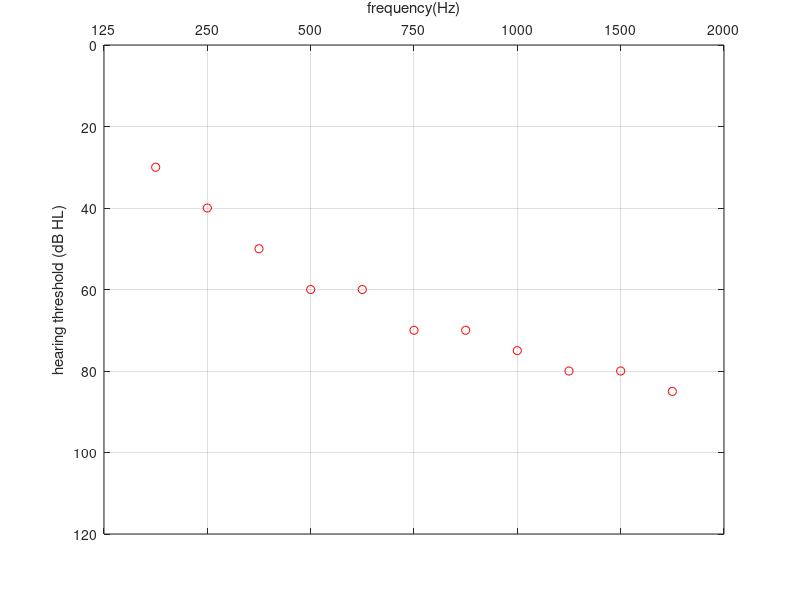

MATLAB code for this plot: (Note: this script raises an error after producing the figure.)
clc;
clear all;
close all;
k_fs =  [125 250 500 750 1000 1500 2000 3000 4000 5000 8000];
thr_gb  =   [45   25.5    11.5   7.5   7    6.5    9   10    9.5   13   13];
thr  =   [70   68    66   67    69    75    80   85    90   96   100];%dB SPL
%thr = thr - thr_gb;% dB HL
thr = [30 40 50 60 60 70 70 75 80 80 85];
%% hearing thresold fig
figure;
plot(thr,'ro');
grid on;
set(gca, 'GridLineStyle','-');
set(gca,'YLim',[0 120]);
set(gca,'ydir','reverse');
set(gca,'xaxislocation','top')
set(gca,'XTickLabel',{'125','250','500','750','1000','1500','2000','3000','4000','5000','8000'}) 
xlabel('frequency(Hz)');
ylabel('hearing threshold (dB HL)');

%% I/O pic
%f = 125:(8000/256):8000;
f = 3000;
n = length(f);
for k = 1 : n
    f_t = f(k);
    amp = 0;
    for i = 1 : 121
        out_spl(k,i) = cal_outSpl(f_t,amp);
        amp = amp + 1;
    end
end
figure;
mesh(0:120,f,out_spl);
xlabel('Input(dB SPL)');
ylabel('Frequency(Hz)');
zlabel('Output(dB SPL)');

%{
figure;
plot(0:120,out_spl,'-');
grid on;
xlabel('Input (dB SPL)');
ylabel('Output (dB SPL)');
title('I/O curves')
%}